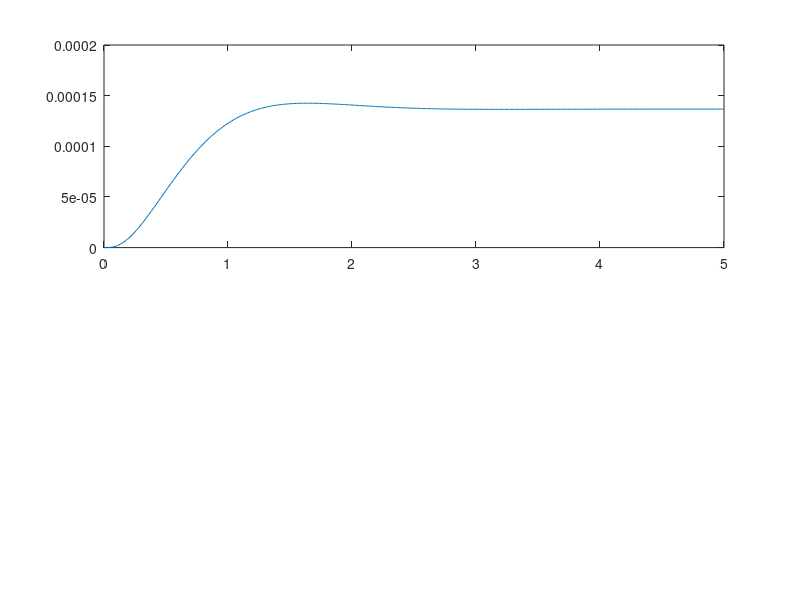

The MATLAB source for this figure: (Note: this script raises an error after producing the figure.)
function lab4
m = 0.111;
R = 0.015;
g = -9.8;
J = 9.99e-6;

H = -m*g/(J/(R^2)+m);

A = [0 1 0 0
     0 0 H 0
     0 0 0 1
     0 0 0 0];
B = [0;0;0;1];
C = [1 0 0 0];
D = [0];

ball_ss = ss(A,B,C,D);
% ********************************************************
p1 = -2+2i;
p2 = -2-2i;
p3 = -20;
p4 = -80;

K = place(A,B,[p1,p2,p3,p4]);

t = 0:0.01:5;
u = 0.25*ones(size(t));
sys_cl = ss(A-B*K,B,C,D);
[y,t,x] = lsim(sys_cl,u,t);
subplot(2,1,1);
plot(t,y); % system here with large steady state error 
% ************************************************************
Nbar=rscale(ball_ss,K);
t = 0:0.01:5;
u = 0.25*ones(size(t));
[y,t,x]=lsim(Nbar*sys_cl,u,t);
subplot(2,1,2);
plot(t,y) % system here with good steady state error

end